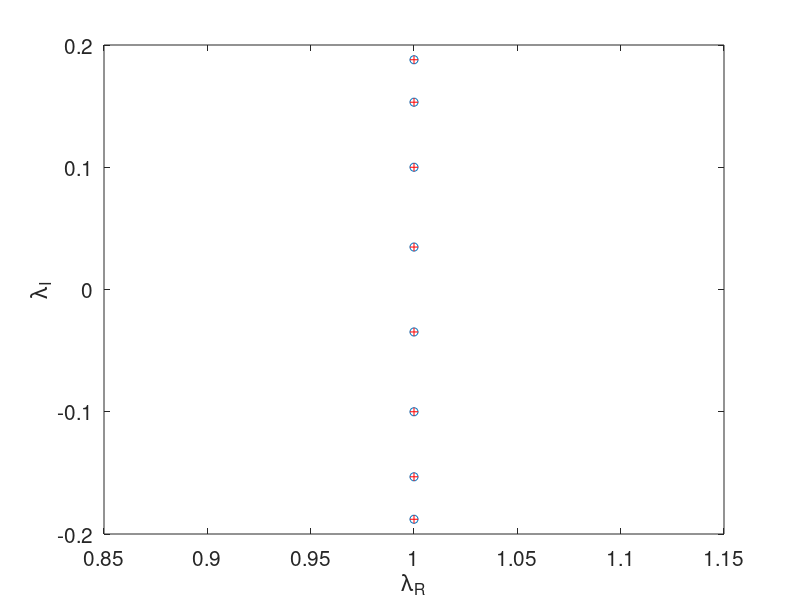

MATLAB code to generate this figure:
clear all
close all

%-----------
% eigenvalues of the NxN projection matrix
% for the FTCS discretization of the convection equation
% with Dirichlet boundary conditions
%-----------

N=9;
M=N-1;

c = 0.2;

P=eye(M,M);

for i=1:M-1
 P(i,i+1)=-0.5*c;
 P(i+1,i)= 0.5*c;
end

%---
% numerical eigenvalues
%---

eigen=eig(P)
plot(real(eigen),imag(eigen),'o')
hold on

%---
% analytical eigenvalues
%---

for k=1:M
 lr(k)=1.0;
 li(k)=c*cos(k*pi/N);
end

plot(lr,li,'r+')

xlabel('\lambda_R','fontsize',15)
ylabel('\lambda_I','fontsize',15)
set(gca,'fontsize',15)
